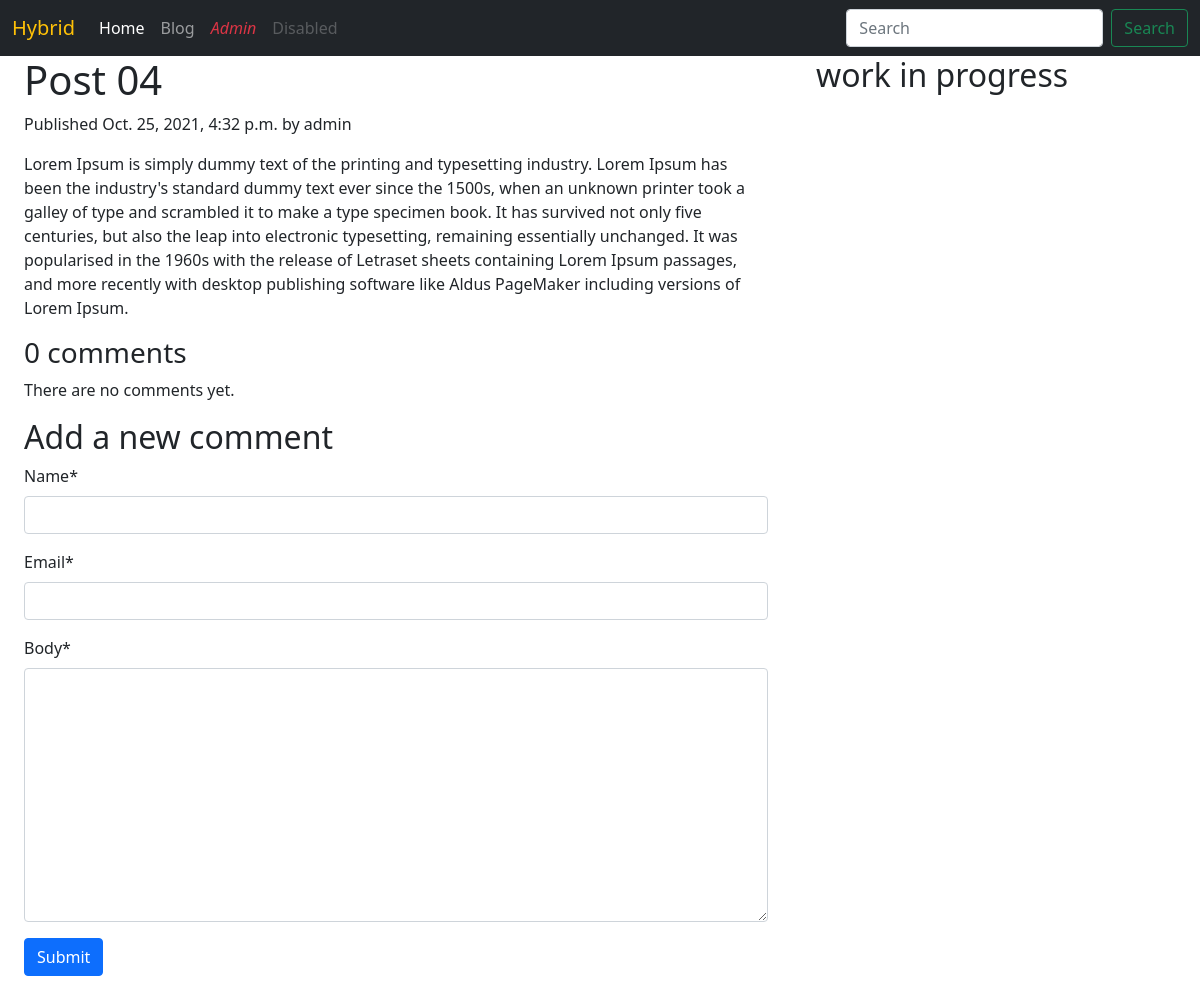
Page /blog/2021/10/25/post-4/ on the committed database.
### blog/models.py (models this page shows, shortened)
class Post(models.Model):
    STATUS_CHOICES = (
        ('draft', 'Draft'),
        ('published', 'Published'),
    )
    title = models.CharField(max_length=250)
    slug = models.SlugField(max_length=250, unique_for_date='publish')
    author = models.ForeignKey(
        User, on_delete=models.CASCADE, related_name='blog_posts')
    body = models.TextField()
    publish = models.DateTimeField(default=timezone.now)
    created = models.DateTimeField(auto_now_add=True)
    updated = models.DateTimeField(auto_now=True)
    status = models.CharField(
        max_length=10, choices=STATUS_CHOICES, default='draft')
    objects = models.Manager()  # The default manager
    published = PublishedManager()  # our custom manager
    tags = TaggableManager()
    class Meta:
        ordering = ('-publish', )
        verbose_name_plural = 'Post'

### blog/views.py (the view)
def post_detail(request, year, month, day, post):
    post = get_object_or_404(Post, slug=post, status='published',
                             publish__year=year, publish__month=month, publish__day=day)
    comments = post.comments.filter(active=True)
    new_comment = None
    if request.method == 'POST':
        comment_form = CommentForm(data=request.POST)
        if comment_form.is_valid():
            new_comment = comment_form.save(commit=False)
            new_comment.post = post
            new_comment.save()
    else:
        comment_form = CommentForm()
    return render(request, 'blog/post/detail.html', {
        'post': post,
        'comments': comments,
        'new_comment': new_comment,
        'comment_form': comment_form
    })

### blog/forms.py
class CommentForm(forms.ModelForm):
    class Meta():
        model = Comment
        fields = ('name', 'email', 'body')

### templates/blog/post/detail.html (shortened to what this page needs)
{% extends "base/base.html" %}
{% load crispy_forms_tags %}
{% block content %}
<div class="container">
    <h1>{{ post.title }}</h1>
    <p class="date">
        Published {{ post.publish }} by {{ post.author }}
    </p>
    {{ post.body|linebreaks }}
    {% with comments.count as total_comments %}
    <h3>
        {{ total_comments }} comment{{ total_comments|pluralize }}
    </h3>
    {% endwith %}
    {% for comment in comments %}
    <div class="comment">
        <p class="info">
            Comment {{ forloop.counter }} by {{ comment.name }}
            {{ comment.created }}
        </p>
        {{ comment.body|linebreaks }}
    </div>
    {% empty %}
    <p>There are no comments yet.</p>
    {% endfor %}
    {% if new_comment %}
    <h2>Your comment has been added.</h2>
    {% else %}
    <h2>Add a new comment</h2>
    <form method="post">
        {{ comment_form | crispy }}
        <button type="submit" class="btn btn-primary mb-2">Submit</button>
    </form>
    {% endif %}
</div>
{% endblock %}
{% block sidebar %}
<h2>work in progress</h2>
{% endblock %}

### rows in the picture
Post: title "Post 04", publish "Oct. 25, 2021, 4:32 p.m.", author "admin", body "Lorem Ipsum is simply dummy text of the printing and typesetting industry. Lorem Ipsum has been the industry's standard dummy text ever since the 1500s, when an unknown printer took a galley of type and scrambled it to make a type specimen book. It has survived not only five centuries, but also the leap into electronic typesetting, remaining essentially unchanged. It was popularised in the 1960s with the release of Letraset sheets containing Lorem Ipsum passages, and more recently with desktop publishing software like Aldus PageMaker including versions of Lorem Ipsum."

### other values in the picture
{{ total_comments }} "0"
